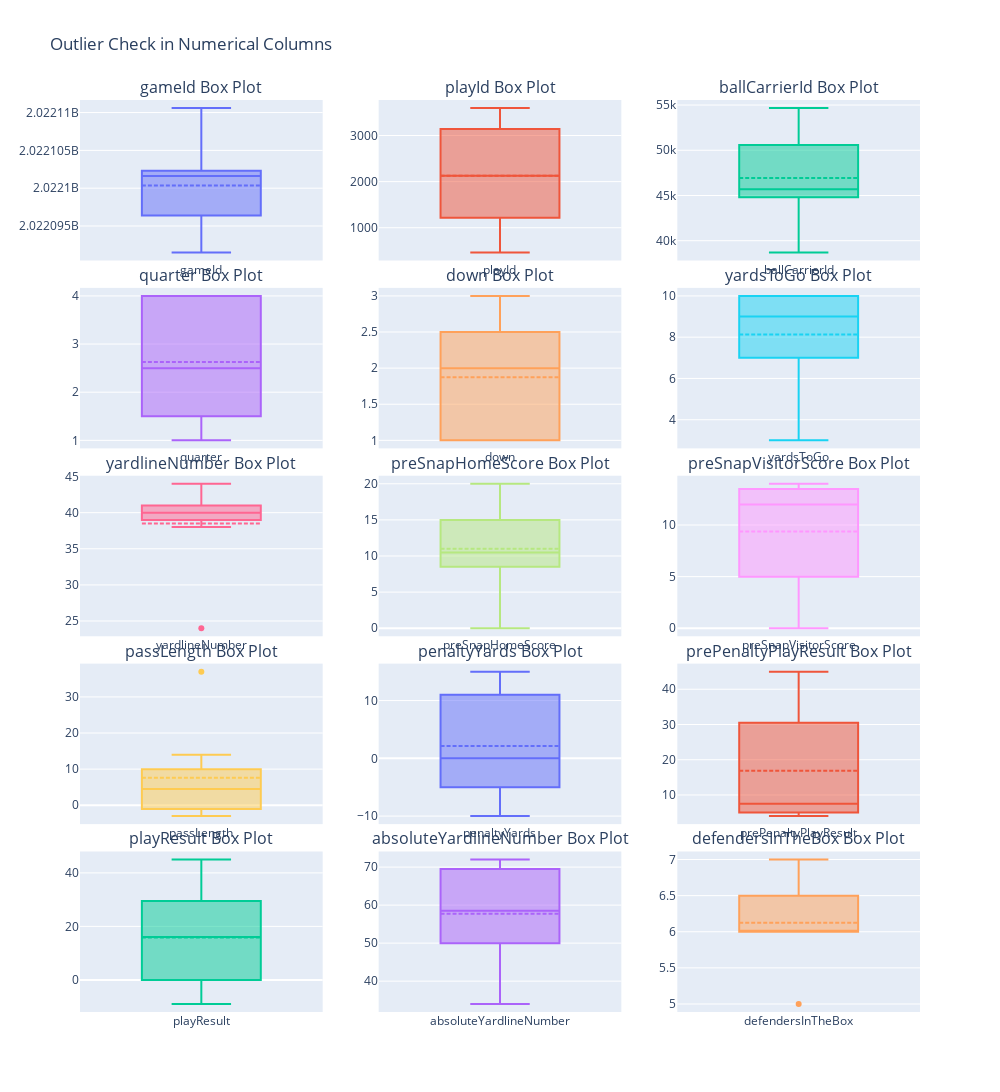

Notebook code for this chart:
### Markdown cell above
## Outlier Check

### Code cell
#Check for outliers
import plotly.graph_objects as go
from plotly.subplots import make_subplots
import pandas as pd

# Assuming 'df' is your DataFrame
num_cols = df.select_dtypes(include=['int', 'float']).columns
i = ['tr' + str(n) for n in range(1, 16)]

fig = make_subplots(rows=5, cols=3,
                    subplot_titles=[f'{col} Box Plot' for col in num_cols],
                    vertical_spacing=0.03)

for index, (col, trace) in enumerate(zip(num_cols, i)):
    box_trace = go.Box(y=df[col], boxmean=True, name=col)
    fig.add_trace(box_trace, row=(index // 3) + 1, col=(index % 3) + 1)

fig.update_layout(height=2000, width=1000,
                  title_text='Outlier Check in Numerical Columns',
                  showlegend=False)
fig.show()

### Figure 1 — Plotly figure (JSON) as saved in the notebook; plotly's stock layout.template omitted (floating-point values rounded to 4 significant figures)
{"data": [{"boxmean": true, "name": "gameId", "type": "box", "xaxis": "x", "y": [2022091900, 2022101607, 2022102306, 2022110600, 2022101607, 2022091500, 2022100909, 2022102304], "yaxis": "y"}, {"boxmean": true, "name": "playId", "type": "box", "xaxis": "x2", "y": [463, 3355, 1924, 2928, 3596, 741, 1696, 2327], "yaxis": "y2"}, {"boxmean": true, "name": "ballCarrierId", "type": "box", "xaxis": "x3", "y": [54483, 54673, 46705, 44856, 44816, 44819, 46506, 38696], "yaxis": "y3"}, {"boxmean": true, "name": "quarter", "type": "box", "xaxis": "x4", "y": [1, 4, 2, 4, 4, 1, 2, 3], "yaxis": "y4"}, {"boxmean": true, "name": "down", "type": "box", "xaxis": "x5", "y": [2, 3, 1, 1, 1, 2, 3, 2], "yaxis": "y5"}, {"boxmean": true, "name": "yardsToGo", "type": "box", "xaxis": "x6", "y": [8, 6, 10, 10, 10, 3, 8, 10], "yaxis": "y6"}, {"boxmean": true, "name": "yardlineNumber", "type": "box", "xaxis": "x7", "y": [41, 44, 41, 40, 38, 40, 40, 24], "yaxis": "y7"}, {"boxmean": true, "name": "preSnapHomeScore", "type": "box", "xaxis": "x8", "y": [7, 13, 10, 17, 20, 0, 10, 11], "yaxis": "y8"}, {"boxmean": true, "name": "preSnapVisitorScore", "type": "box", "xaxis": "x9", "y": [0, 12, 14, 14, 12, 3, 7, 13], "yaxis": "y9"}, {"boxmean": true, "name": "passLength", "type": "box", "xaxis": "x10", "y": [5, 14, -2, -3, 0, 37, 4, 6], "yaxis": "y10"}, {"boxmean": true, "name": "penaltyYards", "type": "box", "xaxis": "x11", "y": [15, 0, -10, -10, 0, 0, 15, 7], "yaxis": "y11"}, {"boxmean": true, "name": "prePenaltyPlayResult", "type": "box", "xaxis": "x12", "y": [5, 45, 5, 22, 9, 39, 4, 6], "yaxis": "y12"}, {"boxmean": true, "name": "playResult", "type": "box", "xaxis": "x13", "y": [20, 45, -9, -9, 9, 39, 19, 13], "yaxis": "y13"}, {"boxmean": true, "name": "absoluteYardlineNumber", "type": "box", "xaxis": "x14", "y": [51, 66, 69, 50, 72, 70, 50, 34], "yaxis": "y14"}, {"boxmean": true, "name": "defendersInTheBox", "type": "box", "xaxis": "x15", "y": [5, 7, 6, 7, 6, 6, 6, 6], "yaxis": "y15"}], "layout": {"annotations": [{"font": {"size": 16}, "showarrow": false, "text": "gameId Box Plot", "x": 0.1444, "xanchor": "center", "xref": "paper", "y": 1, "yanchor": "bottom", "yref": "paper"}, {"font": {"size": 16}, "showarrow": false, "text": "playId Box Plot", "x": 0.5, "xanchor": "center", "xref": "paper", "y": 1, "yanchor": "bottom", "yref": "paper"}, {"font": {"size": 16}, "showarrow": false, "text": "ballCarrierId Box Plot", "x": 0.8556, "xanchor": "center", "xref": "paper", "y": 1, "yanchor": "bottom", "yref": "paper"}, {"font": {"size": 16}, "showarrow": false, "text": "quarter Box Plot", "x": 0.1444, "xanchor": "center", "xref": "paper", "y": 0.794, "yanchor": "bottom", "yref": "paper"}, {"font": {"size": 16}, "showarrow": false, "text": "down Box Plot", "x": 0.5, "xanchor": "center", "xref": "paper", "y": 0.794, "yanchor": "bottom", "yref": "paper"}, {"font": {"size": 16}, "showarrow": false, "text": "yardsToGo Box Plot", "x": 0.8556, "xanchor": "center", "xref": "paper", "y": 0.794, "yanchor": "bottom", "yref": "paper"}, {"font": {"size": 16}, "showarrow": false, "text": "yardlineNumber Box Plot", "x": 0.1444, "xanchor": "center", "xref": "paper", "y": 0.588, "yanchor": "bottom", "yref": "paper"}, {"font": {"size": 16}, "showarrow": false, "text": "preSnapHomeScore Box Plot", "x": 0.5, "xanchor": "center", "xref": "paper", "y": 0.588, "yanchor": "bottom", "yref": "paper"}, {"font": {"size": 16}, "showarrow": false, "text": "preSnapVisitorScore Box Plot", "x": 0.8556, "xanchor": "center", "xref": "paper", "y": 0.588, "yanchor": "bottom", "yref": "paper"}, {"font": {"size": 16}, "showarrow": false, "text": "passLength Box Plot", "x": 0.1444, "xanchor": "center", "xref": "paper", "y": 0.382, "yanchor": "bottom", "yref": "paper"}, {"font": {"size": 16}, "showarrow": false, "text": "penaltyYards Box Plot", "x": 0.5, "xanchor": "center", "xref": "paper", "y": 0.382, "yanchor": "bottom", "yref": "paper"}, {"font": {"size": 16}, "showarrow": false, "text": "prePenaltyPlayResult Box Plot", "x": 0.8556, "xanchor": "center", "xref": "paper", "y": 0.382, "yanchor": "bottom", "yref": "paper"}, {"font": {"size": 16}, "showarrow": false, "text": "playResult Box Plot", "x": 0.1444, "xanchor": "center", "xref": "paper", "y": 0.176, "yanchor": "bottom", "yref": "paper"}, {"font": {"size": 16}, "showarrow": false, "text": "absoluteYardlineNumber Box Plot", "x": 0.5, "xanchor": "center", "xref": "paper", "y": 0.176, "yanchor": "bottom", "yref": "paper"}, {"font": {"size": 16}, "showarrow": false, "text": "defendersInTheBox Box Plot", "x": 0.8556, "xanchor": "center", "xref": "paper", "y": 0.176, "yanchor": "bottom", "yref": "paper"}], "height": 2000, "showlegend": false, "title": {"text": "Outlier Check in Numerical Columns"}, "width": 1000, "xaxis": {"anchor": "y", "domain": [0, 0.2889]}, "xaxis10": {"anchor": "y10", "domain": [0, 0.2889]}, "xaxis11": {"anchor": "y11", "domain": [0.3556, 0.6444]}, "xaxis12": {"anchor": "y12", "domain": [0.7111, 1]}, "xaxis13": {"anchor": "y13", "domain": [0, 0.2889]}, "xaxis14": {"anchor": "y14", "domain": [0.3556, 0.6444]}, "xaxis15": {"anchor": "y15", "domain": [0.7111, 1]}, "xaxis2": {"anchor": "y2", "domain": [0.3556, 0.6444]}, "xaxis3": {"anchor": "y3", "domain": [0.7111, 1]}, "xaxis4": {"anchor": "y4", "domain": [0, 0.2889]}, "xaxis5": {"anchor": "y5", "domain": [0.3556, 0.6444]}, "xaxis6": {"anchor": "y6", "domain": [0.7111, 1]}, "xaxis7": {"anchor": "y7", "domain": [0, 0.2889]}, "xaxis8": {"anchor": "y8", "domain": [0.3556, 0.6444]}, "xaxis9": {"anchor": "y9", "domain": [0.7111, 1]}, "yaxis": {"anchor": "x", "domain": [0.824, 1]}, "yaxis10": {"anchor": "x10", "domain": [0.206, 0.382]}, "yaxis11": {"anchor": "x11", "domain": [0.206, 0.382]}, "yaxis12": {"anchor": "x12", "domain": [0.206, 0.382]}, "yaxis13": {"anchor": "x13", "domain": [0, 0.176]}, "yaxis14": {"anchor": "x14", "domain": [0, 0.176]}, "yaxis15": {"anchor": "x15", "domain": [0, 0.176]}, "yaxis2": {"anchor": "x2", "domain": [0.824, 1]}, "yaxis3": {"anchor": "x3", "domain": [0.824, 1]}, "yaxis4": {"anchor": "x4", "domain": [0.618, 0.794]}, "yaxis5": {"anchor": "x5", "domain": [0.618, 0.794]}, "yaxis6": {"anchor": "x6", "domain": [0.618, 0.794]}, "yaxis7": {"anchor": "x7", "domain": [0.412, 0.588]}, "yaxis8": {"anchor": "x8", "domain": [0.412, 0.588]}, "yaxis9": {"anchor": "x9", "domain": [0.412, 0.588]}}}
